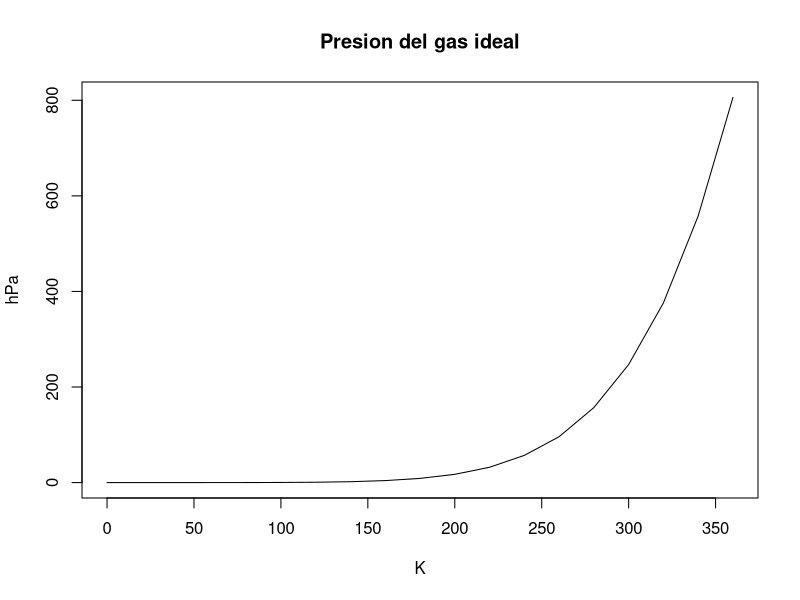
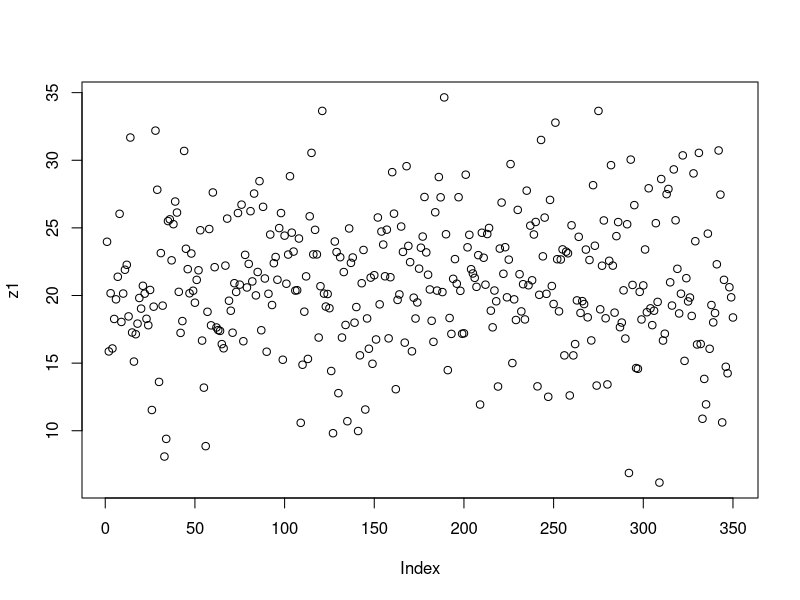
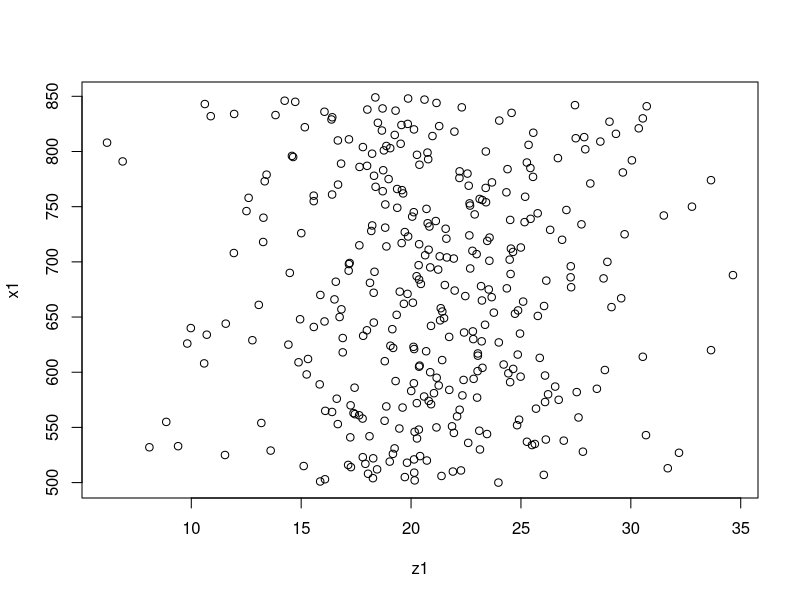
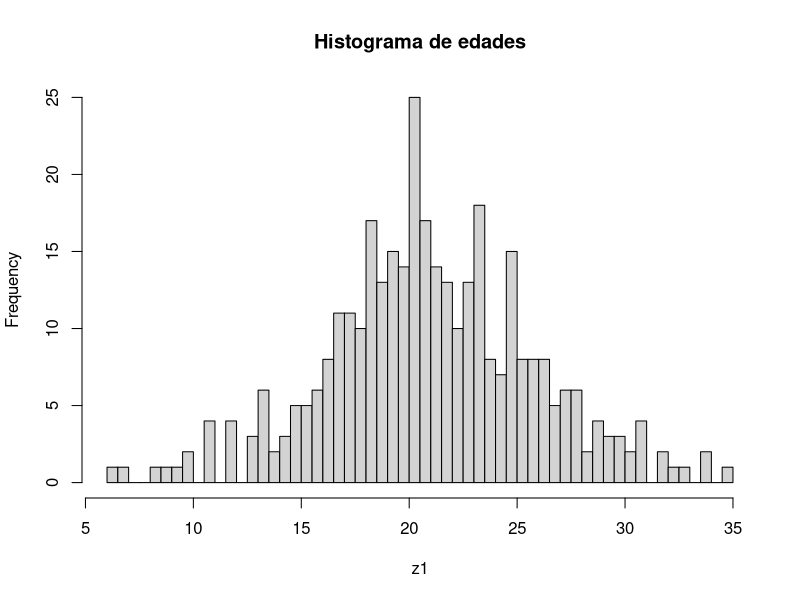
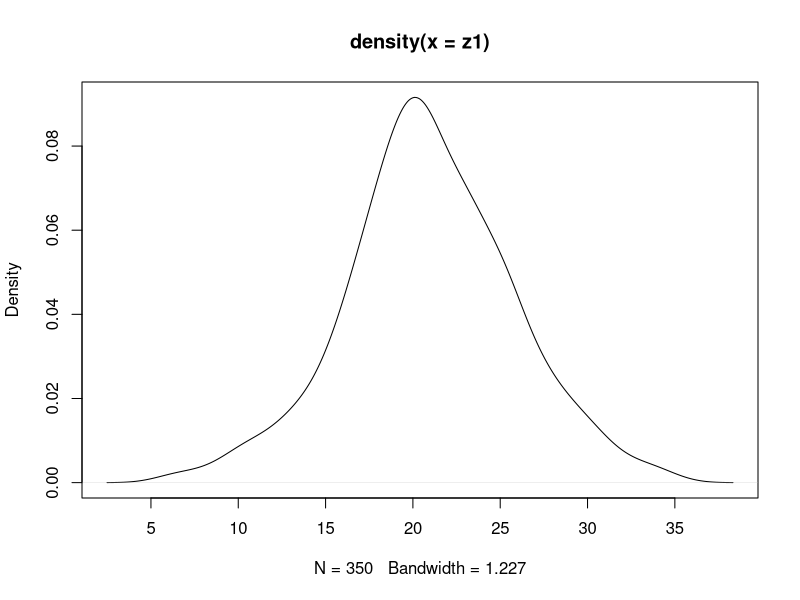

The R script that drew these images, in order:
## ---- chunk 1
knitr::opts_chunk$set(echo = TRUE)
## ---- chunk 2
A=38
A=40
B=60
C=B-A
C
## ---- chunk 3
summary(cars)
## ---- chunk 4
plot(pressure, main="Presion del gas ideal", ylab="hPa", xlab="K", type="l")
## ---- chunk 5
z1 <- rnorm(350, 21, 5)
plot(z1)
w1 <- length(z1)
x1 <- (500:849)
plot(z1, x1)
## ---- chunk 6
hist(z1, main="Histograma de edades", breaks=50)
plot(density(z1))
## ---- chunk 7
DNI=495
Secuencia_dni <- (1:495)
## ---- chunk 8
total <- 0
Valor_final <- length(Secuencia_dni)
for(i in 1:Valor_final) {
  total <- total + i
}
total
## ---- chunk 9
inicio <- Sys.time()
total <- 0
for(i in 1:length(Secuencia_dni)){
  total <- total + i
}
final <- Sys.time()
final - inicio
## ---- chunk 10
system.time({
  A <- numeric(50000)
  for (i in 1:50000) { A[i] <- (i * 2) }
})

system.time({
  B <- seq(from = 2, to = 100000, by = 2)
})
## ---- chunk 11
n <- 30
# Método 1: Bucle for
system.time({
  fib <- numeric(n)
  fib[1] <- 0; fib[2] <- 1
  for (i in 3:n) { fib[i] <- fib[i-1] + fib[i-2] }
})

# Método 2: Recursiva
fib_recursiva <- function(k) {
  if (k <= 1) return(k)
  return(fib_recursiva(k - 1) + fib_recursiva(k - 2))
}
system.time({ resultado_rec <- fib_recursiva(n) })
## ---- chunk 12
fib_w <- c(0, 1)
i <- 2
while (fib_w[i] <= 1000000) {
  i <- i + 1
  fib_w[i] <- fib_w[i-1] + fib_w[i-2]
}
cat("Número:", fib_w[i], "| Iteraciones:", i - 1)
## ---- chunk 13
set.seed(123)
vec <- sample(1:1000, 1000)

bubble_sort <- function(x) {
  n <- length(x)
  for (i in 1:(n - 1)) {
    for (j in 1:(n - i)) {
      if (x[j] > x[j + 1]) {
        temp <- x[j]; x[j] <- x[j + 1]; x[j + 1] <- temp
      }
    }
  }
  return(x)
}

system.time({ bubble_sort(vec) })
system.time({ sort(vec) })
## ---- chunk 14
n_newton <- 1e7
# Bucle For
system.time({
  s_iter <- 0
  for (i in 1:n_newton) { s_iter <- s_iter + i }
})
# Gauss
system.time({ s_analitica <- (n_newton * (n_newton + 1)) / 2 })
